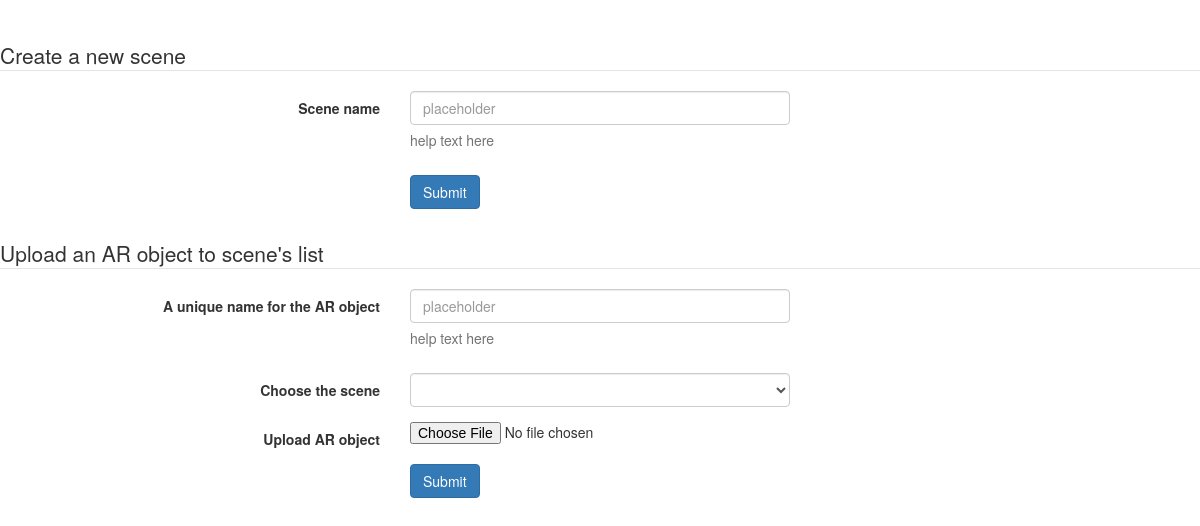
The app's page /, older data.
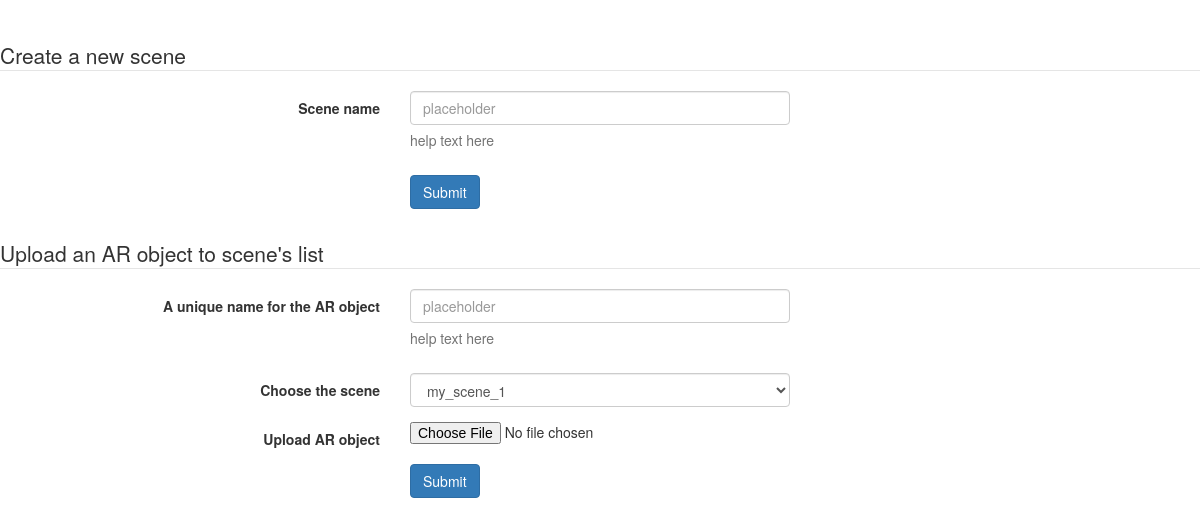
The same page, newer data.
### arify_app/models.py (models this page shows, shortened)
class Scene(models.Model):
    name = models.CharField(max_length=200)

### arify_app/views.py (the view)
# urls.py: path('', views.index, name='index'),
def index(request):
    scenes_list = Scene.objects.all()
    template = loader.get_template('arify_app/index.html')
    context = {
        'scenes_list': list(map(lambda s : s.name, scenes_list))
    }
    return HttpResponse(template.render(context, request))

### arify_app/templates/arify_app/index.html (shortened to what this page needs)
<html>
<head>
  <link rel="stylesheet" href="https://maxcdn.bootstrapcdn.com/bootstrap/3.4.0/css/bootstrap.min.css">
</head>
<body>
    <div id="add_scene_form">
        <form class="form-horizontal">
            <fieldset>
            <legend>Create a new scene</legend>
            <div class="form-group">
              <label class="col-md-4 control-label" for="textinput">Scene name</label>
              <div class="col-md-4">
              <input id="textinput" name="textinput" type="text" placeholder="placeholder" class="form-control input-md">
              <span class="help-block">help text here</span>
              </div>
            </div>
            <div class="form-group">
                <label class="col-md-4 control-label" for="add_object_button"></label>
              <div class="col-md-4">
                <button id="add_scene_button" name="add_scene_button" class="btn btn-primary">Submit</button>
              </div>
            </div>
            </fieldset>
        </form>
     </div>
  <div id="add_object_form">
    <form class="form-horizontal">
        <fieldset>
        <legend>Upload an AR object to scene's list</legend>
        <div class="form-group">
          <label class="col-md-4 control-label" for="textinput">A unique name for the AR object</label>
          <div class="col-md-4">
          <input id="textinput" name="textinput" type="text" placeholder="placeholder" class="form-control input-md">
          <span class="help-block">help text here</span>
          </div>
        </div>
        <div class="form-group">
          <label class="col-md-4 control-label" for="selectbasic">Choose the scene</label>
          <div class="col-md-4">
            <select id="selectbasic" name="selectbasic" class="form-control">
                {% for s in scenes_list %}
                    <option value="{{s}}">{{s}}</option>
                {% endfor %}
            </select>
          </div>
        </div>
        <div class="form-group">
          <label class="col-md-4 control-label" for="filebutton">Upload AR object</label>
          <div class="col-md-4">
            <input id="filebutton" name="filebutton" class="input-file" type="file">
          </div>
        </div>
        <div class="form-group">
          <label class="col-md-4 control-label" for="add_object_button"></label>
          <div class="col-md-4">
            <button id="add_object_button" name="add_object_button" class="btn btn-primary">Submit</button>
          </div>
        </div>
        </fieldset>
        </form>
  </div>
</body>
</html>

Row changes from the older to the newer data that the page shows:
added Scene: selectbasic "my_scene_1"
